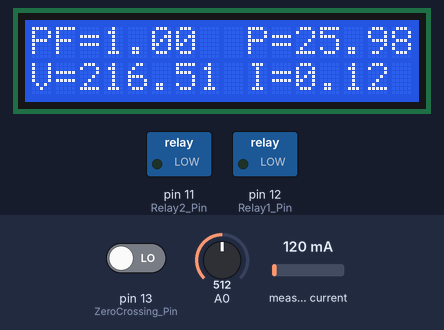
This sketch was run on a simulated Arduino Uno, built with avr-gcc and run on an emulated ATmega328P. On the bench: 16×2 character LCD, switched loads named in the sketch (green lamp = pin HIGH). The test bench sets the inputs (shaded band); at power-on: measured current 120 mA, A0 = 512, pin 13 (ZeroCrossing_Pin) LOW. What the sketch prints to the serial monitor is not drawn.

Above: at 6.7 s.
6.8 s: measured current set to 40 mA
At 15.9 s:
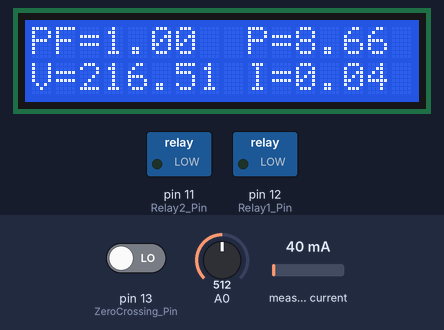
18.2 s: A0 set to 350
At 24.0 s:
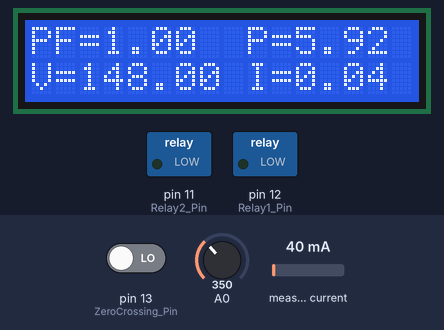
26.8 s: measured current set to 500 mA
At 32.2 s:
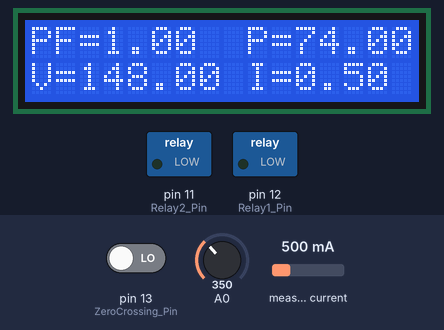
35.3 s: A0 set to 370
At 41.6 s:
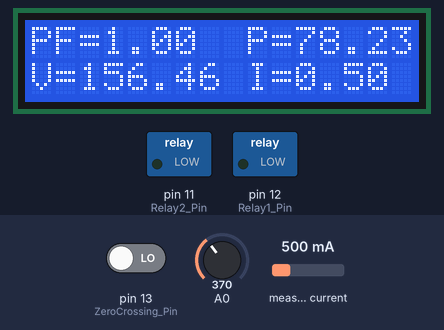
43.9 s: measured current set to 1000 mA
At 49.8 s:
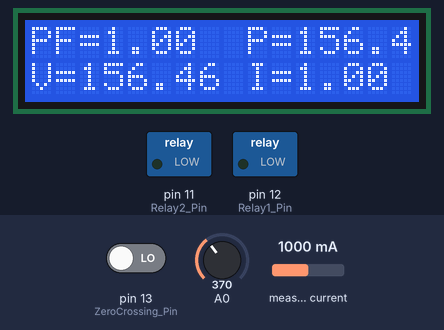
52.5 s: A0 set to 306
At 58.1 s:
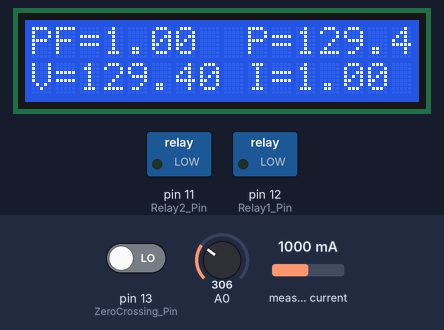
Timing chart, 0 to 59.6 s (numbered marks = the images above; inputs shaded):
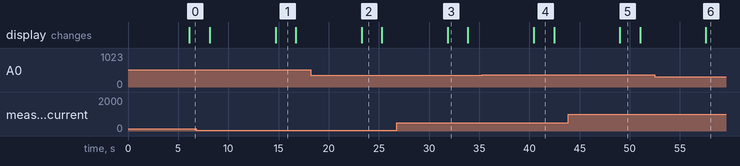

The sketch:

main.ino
```cpp
#include <ACS712.h>
#include <LiquidCrystal_I2C.h>
#include <Wire.h>

LiquidCrystal_I2C lcd(0x27, 16, 2);

#define ZeroCrossing_Pin 13
#define Relay1_Pin 12
#define Relay2_Pin 11

ACS712 currentSensor(ACS712_05B, A1);

float rads = 57.29577951; // 1라디안
float degree = 360;
float frequency = 60;
float micro = 1 * pow (10,-6); // 마이크로 초로 변환

float angle = 0;
float pf_max = 0;
float angle_max = 0;
int ctr = 0;
int capState1 = 0;
int capState2 = 0;

void setup()
{
  pinMode(ZeroCrossing_Pin, INPUT);
  pinMode(Relay1_Pin, OUTPUT);
  pinMode(Relay2_Pin, OUTPUT);
  Serial.begin(9600);
  Serial.println("Serial started");
  currentSensor.calibrate();
  Serial.println("Done!");
  lcd.begin(16, 2);  // 16행(0~15) 2열(0~1) LCD 표시
  lcd.backlight(); // 백라이트 ON
  lcd.home ();
  digitalWrite(Relay1_Pin,LOW);
  digitalWrite(Relay2_Pin,LOW);
}

void loop()
{
  for (ctr = 0; ctr <= 4; ctr++) // 5번 측정 수행하고 리셋
  {
    // Cos 함수가 라디안을 사용하므로 angle/57.2958로 변환시켜줌
    angle = ((((pulseIn(ZeroCrossing_Pin, HIGH)) * micro)* degree)* frequency); // 차별화된 시간 펄스로부터 각도로 위상각을 계산한다
    if (angle > angle_max) // 측정 각도가 최댓값 보다 크면
    {
      angle_max = angle; // 각도의 최댓값을 대입
      pf_max = cos(angle_max / rads); // "angle_max" 로 부터 역률을 계산
    }
  }
  if (angle_max > 360) // 각도 최댓값이 360 이상이면
  {
    angle_max = 0;
    pf_max = 1;
  }
  if (angle_max == 0)
  {
    angle_max = 0;
    pf_max = 1;
  }

  // 시리얼 모니터 출력
  Serial.print("위상차: ");
  Serial.print(angle_max, 2);
  Serial.print(",");
  Serial.print("역률: ");
  Serial.println(pf_max, 2);

  float U = ReadVoltage();
  float I = currentSensor.getCurrentAC();
  float P = U * I;

  Serial.println(String("V = ") + U + " V");
  Serial.println(String("I = ") + I + " A");
  Serial.println(String("P = ") + P + " W");
  delay(1000);

  // 역률 0.95이하면 릴레이 ON
  if(0 <= pf_max && pf_max <= 0.95 && capState1 == 0)
  {
    digitalWrite(Relay2_Pin,HIGH);
    Serial.println("릴레이 스위치1 ON");
    delay(100);
    capState1 = 1;
  }
  // 첫 번째 스위치 ON 후 역률 0.95 이하면 두 번째 스위치 ON
  else if(0 <= pf_max && pf_max <= 0.95 && capState1 == 1 && capState2 ==0)
  {
    digitalWrite(Relay1_Pin,HIGH);
    Serial.println("릴레이 스위치2 ON");
    delay(100);
    capState2 = 1;
  }

  // 역률, 유효전력, 무효전력 출력
  lcd.clear();
  lcd.setCursor(0,0); // 1행 1열부터 시작
  lcd.print("PF=");
  lcd.print(pf_max);
  lcd.setCursor(9,0);
  lcd.print("P=");
  lcd.print(P);
  lcd.setCursor(0,1);
  lcd.print("V=");
  lcd.print(U);
  lcd.setCursor(9,1);
  lcd.print("I=");
  lcd.print(I);
  delay(2000);
  lcd.clear();

  // 전압, 전류, 스위치 상태 출력
  if(capState1 == 0)
  {
    lcd.setCursor(0, 0);
    lcd.print("Relay1:");
    lcd.print("OFF");
  }
  else if(capState1 == 1)
  {
    lcd.setCursor(0,0);
    lcd.print("Relay1:");
    lcd.print("ON");
  }
  if(capState2 == 0)
  {
    lcd.setCursor(0,1);
    lcd.print("Relay2:");
    lcd.print("OFF");
  }
  else if(capState2 == 1)
  {
    lcd.setCursor(0,1);
    lcd.print("Relay2:");
    lcd.print("ON");
  }

  delay(500);
  angle = 0; // 다음 측정을 위해 각도 0으로 리셋
  angle_max = 0;
}

float ReadVoltage()
{
const int analogIn = A0;
float sensor_Value = 0;
float v_Out;

sensor_Value = analogRead (A0);     // read the analog in value:
v_Out = 250 * (sensor_Value / 1024)*sqrt(3);
return v_Out;

delay (1000);
}
```

Measured:
- after the input at 6.8 s, the display: first differs from a run without the input after 7.9 s (image 1)
- after the input at 18.2 s, the display: changes after 5.1 s (image 2)
- after the input at 26.8 s, the display: changes after 5.1 s (image 3)
- after the input at 35.3 s, the display: changes after 5.1 s (image 4)
- after the input at 43.9 s, the display: changes after 5.1 s (image 5)
- after the input at 52.5 s, the display: changes after 5.1 s (image 6)
- what the display in image 1 shows lasts 2.0 s, from 14.7 s to 16.7 s
